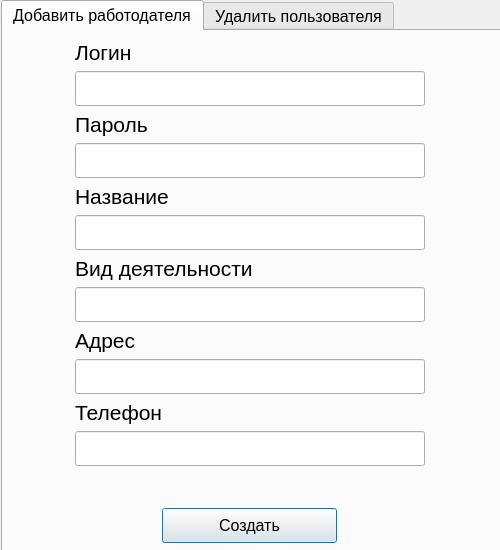
<?xml version="1.0" encoding="UTF-8"?>
<ui version="4.0">
 <class>AdminWindow</class>
 <widget class="QDialog" name="AdminWindow">
  <property name="geometry">
   <rect>
    <x>0</x>
    <y>0</y>
    <width>500</width>
    <height>550</height>
   </rect>
  </property>
  <property name="windowTitle">
   <string>Бюро трудоустройства</string>
  </property>
  <widget class="QTabWidget" name="tabWidget">
   <property name="geometry">
    <rect>
     <x>1</x>
     <y>0</y>
     <width>500</width>
     <height>625</height>
    </rect>
   </property>
   <property name="minimumSize">
    <size>
     <width>500</width>
     <height>625</height>
    </size>
   </property>
   <property name="maximumSize">
    <size>
     <width>500</width>
     <height>625</height>
    </size>
   </property>
   <property name="font">
    <font>
     <pointsize>12</pointsize>
    </font>
   </property>
   <property name="tabPosition">
    <enum>QTabWidget::North</enum>
   </property>
   <property name="tabShape">
    <enum>QTabWidget::Rounded</enum>
   </property>
   <property name="currentIndex">
    <number>0</number>
   </property>
   <property name="elideMode">
    <enum>Qt::ElideNone</enum>
   </property>
   <widget class="QWidget" name="tab">
    <attribute name="title">
     <string>Добавить работодателя</string>
    </attribute>
    <widget class="QLabel" name="label">
     <property name="geometry">
      <rect>
       <x>72</x>
       <y>9</y>
       <width>350</width>
       <height>25</height>
      </rect>
     </property>
     <property name="maximumSize">
      <size>
       <width>351</width>
       <height>25</height>
      </size>
     </property>
     <property name="font">
      <font>
       <pointsize>16</pointsize>
      </font>
     </property>
     <property name="text">
      <string>Логин</string>
     </property>
    </widget>
    <widget class="QLineEdit" name="NameEdit">
     <property name="geometry">
      <rect>
       <x>72</x>
       <y>184</y>
       <width>350</width>
       <height>35</height>
      </rect>
     </property>
     <property name="minimumSize">
      <size>
       <width>350</width>
       <height>35</height>
      </size>
     </property>
     <property name="maximumSize">
      <size>
       <width>350</width>
       <height>35</height>
      </size>
     </property>
     <property name="font">
      <font>
       <pointsize>16</pointsize>
      </font>
     </property>
    </widget>
    <widget class="QLineEdit" name="AdressEdit">
     <property name="geometry">
      <rect>
       <x>72</x>
       <y>328</y>
       <width>350</width>
       <height>35</height>
      </rect>
     </property>
     <property name="minimumSize">
      <size>
       <width>350</width>
       <height>35</height>
      </size>
     </property>
     <property name="maximumSize">
      <size>
       <width>350</width>
       <height>35</height>
      </size>
     </property>
     <property name="font">
      <font>
       <pointsize>16</pointsize>
      </font>
     </property>
    </widget>
    <widget class="QLineEdit" name="LoginEdit">
     <property name="geometry">
      <rect>
       <x>72</x>
       <y>40</y>
       <width>350</width>
       <height>35</height>
      </rect>
     </property>
     <property name="minimumSize">
      <size>
       <width>350</width>
       <height>35</height>
      </size>
     </property>
     <property name="maximumSize">
      <size>
       <width>350</width>
       <height>35</height>
      </size>
     </property>
     <property name="font">
      <font>
       <pointsize>16</pointsize>
      </font>
     </property>
    </widget>
    <widget class="QLabel" name="label_10">
     <property name="geometry">
      <rect>
       <x>72</x>
       <y>369</y>
       <width>350</width>
       <height>25</height>
      </rect>
     </property>
     <property name="maximumSize">
      <size>
       <width>351</width>
       <height>25</height>
      </size>
     </property>
     <property name="font">
      <font>
       <pointsize>16</pointsize>
      </font>
     </property>
     <property name="text">
      <string>Телефон</string>
     </property>
    </widget>
    <widget class="QLineEdit" name="PhoneEdit">
     <property name="geometry">
      <rect>
       <x>72</x>
       <y>400</y>
       <width>350</width>
       <height>35</height>
      </rect>
     </property>
     <property name="minimumSize">
      <size>
       <width>350</width>
       <height>35</height>
      </size>
     </property>
     <property name="maximumSize">
      <size>
       <width>350</width>
       <height>35</height>
      </size>
     </property>
     <property name="font">
      <font>
       <pointsize>16</pointsize>
      </font>
     </property>
    </widget>
    <widget class="QLineEdit" name="PasswordEdit">
     <property name="geometry">
      <rect>
       <x>72</x>
       <y>112</y>
       <width>350</width>
       <height>35</height>
      </rect>
     </property>
     <property name="minimumSize">
      <size>
       <width>350</width>
       <height>35</height>
      </size>
     </property>
     <property name="maximumSize">
      <size>
       <width>350</width>
       <height>35</height>
      </size>
     </property>
     <property name="font">
      <font>
       <pointsize>16</pointsize>
      </font>
     </property>
    </widget>
    <widget class="QPushButton" name="CreateButton">
     <property name="geometry">
      <rect>
       <x>159</x>
       <y>477</y>
       <width>175</width>
       <height>35</height>
      </rect>
     </property>
     <property name="minimumSize">
      <size>
       <width>175</width>
       <height>35</height>
      </size>
     </property>
     <property name="maximumSize">
      <size>
       <width>175</width>
       <height>35</height>
      </size>
     </property>
     <property name="font">
      <font>
       <pointsize>12</pointsize>
      </font>
     </property>
     <property name="text">
      <string>Создать</string>
     </property>
    </widget>
    <widget class="QLabel" name="label_7">
     <property name="geometry">
      <rect>
       <x>72</x>
       <y>225</y>
       <width>350</width>
       <height>25</height>
      </rect>
     </property>
     <property name="maximumSize">
      <size>
       <width>351</width>
       <height>25</height>
      </size>
     </property>
     <property name="font">
      <font>
       <pointsize>16</pointsize>
      </font>
     </property>
     <property name="text">
      <string>Вид деятельности</string>
     </property>
    </widget>
    <widget class="QLabel" name="label_9">
     <property name="geometry">
      <rect>
       <x>72</x>
       <y>297</y>
       <width>350</width>
       <height>25</height>
      </rect>
     </property>
     <property name="maximumSize">
      <size>
       <width>351</width>
       <height>25</height>
      </size>
     </property>
     <property name="font">
      <font>
       <pointsize>16</pointsize>
      </font>
     </property>
     <property name="text">
      <string>Адрес</string>
     </property>
    </widget>
    <widget class="QLabel" name="label_6">
     <property name="geometry">
      <rect>
       <x>72</x>
       <y>81</y>
       <width>350</width>
       <height>25</height>
      </rect>
     </property>
     <property name="maximumSize">
      <size>
       <width>351</width>
       <height>25</height>
      </size>
     </property>
     <property name="font">
      <font>
       <pointsize>16</pointsize>
      </font>
     </property>
     <property name="text">
      <string>Пароль</string>
     </property>
    </widget>
    <widget class="QLabel" name="label_8">
     <property name="geometry">
      <rect>
       <x>72</x>
       <y>153</y>
       <width>350</width>
       <height>25</height>
      </rect>
     </property>
     <property name="maximumSize">
      <size>
       <width>351</width>
       <height>25</height>
      </size>
     </property>
     <property name="font">
      <font>
       <pointsize>16</pointsize>
      </font>
     </property>
     <property name="text">
      <string>Название</string>
     </property>
    </widget>
    <widget class="QLineEdit" name="ActivityTypeEdit">
     <property name="geometry">
      <rect>
       <x>72</x>
       <y>256</y>
       <width>350</width>
       <height>35</height>
      </rect>
     </property>
     <property name="minimumSize">
      <size>
       <width>350</width>
       <height>35</height>
      </size>
     </property>
     <property name="maximumSize">
      <size>
       <width>350</width>
       <height>35</height>
      </size>
     </property>
     <property name="font">
      <font>
       <pointsize>16</pointsize>
      </font>
     </property>
    </widget>
   </widget>
   <widget class="QWidget" name="tab_2">
    <attribute name="title">
     <string>Удалить пользователя</string>
    </attribute>
    <widget class="QLineEdit" name="LoginEdit_2">
     <property name="geometry">
      <rect>
       <x>72</x>
       <y>184</y>
       <width>350</width>
       <height>35</height>
      </rect>
     </property>
     <property name="minimumSize">
      <size>
       <width>350</width>
       <height>35</height>
      </size>
     </property>
     <property name="maximumSize">
      <size>
       <width>350</width>
       <height>35</height>
      </size>
     </property>
     <property name="font">
      <font>
       <pointsize>16</pointsize>
      </font>
     </property>
    </widget>
    <widget class="QLabel" name="label_2">
     <property name="geometry">
      <rect>
       <x>72</x>
       <y>153</y>
       <width>350</width>
       <height>25</height>
      </rect>
     </property>
     <property name="maximumSize">
      <size>
       <width>351</width>
       <height>25</height>
      </size>
     </property>
     <property name="font">
      <font>
       <pointsize>16</pointsize>
      </font>
     </property>
     <property name="text">
      <string>Логин</string>
     </property>
    </widget>
    <widget class="QPushButton" name="CreateButton_2">
     <property name="geometry">
      <rect>
       <x>159</x>
       <y>477</y>
       <width>175</width>
       <height>35</height>
      </rect>
     </property>
     <property name="minimumSize">
      <size>
       <width>175</width>
       <height>35</height>
      </size>
     </property>
     <property name="maximumSize">
      <size>
       <width>175</width>
       <height>35</height>
      </size>
     </property>
     <property name="font">
      <font>
       <pointsize>12</pointsize>
      </font>
     </property>
     <property name="text">
      <string>Удалить</string>
     </property>
    </widget>
   </widget>
  </widget>
 </widget>
 <resources/>
 <connections/>
</ui>
